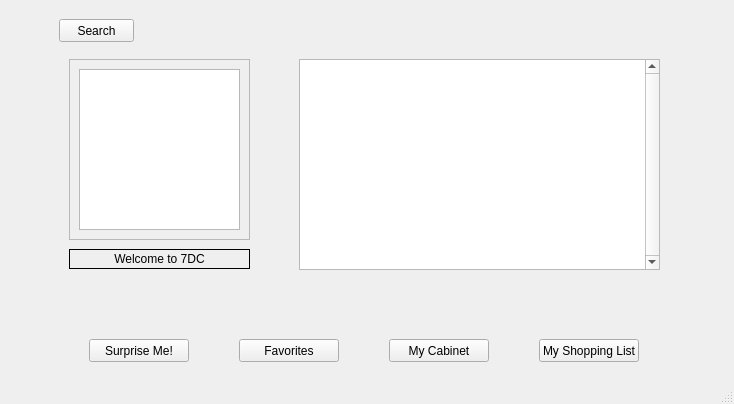
<?xml version="1.0" encoding="UTF-8"?>
<ui version="4.0">
 <class>sevencins</class>
 <widget class="QMainWindow" name="sevencins">
  <property name="geometry">
   <rect>
    <x>0</x>
    <y>0</y>
    <width>734</width>
    <height>404</height>
   </rect>
  </property>
  <property name="windowTitle">
   <string>sevencins</string>
  </property>
  <widget class="QWidget" name="centralwidget">
   <widget class="QStackedWidget" name="main">
    <property name="geometry">
     <rect>
      <x>-1</x>
      <y>-1</y>
      <width>741</width>
      <height>381</height>
     </rect>
    </property>
    <property name="currentIndex">
     <number>0</number>
    </property>
    <widget class="QWidget" name="home">
     <widget class="QPushButton" name="myShoppingList">
      <property name="geometry">
       <rect>
        <x>540</x>
        <y>340</y>
        <width>100</width>
        <height>23</height>
       </rect>
      </property>
      <property name="text">
       <string>My Shopping List</string>
      </property>
     </widget>
     <widget class="QFrame" name="drinkPictureFrame">
      <property name="geometry">
       <rect>
        <x>70</x>
        <y>60</y>
        <width>181</width>
        <height>181</height>
       </rect>
      </property>
      <property name="frameShape">
       <enum>QFrame::StyledPanel</enum>
      </property>
      <property name="frameShadow">
       <enum>QFrame::Sunken</enum>
      </property>
      <widget class="QGraphicsView" name="drinkPicture">
       <property name="geometry">
        <rect>
         <x>10</x>
         <y>10</y>
         <width>161</width>
         <height>161</height>
        </rect>
       </property>
      </widget>
     </widget>
     <widget class="QPushButton" name="randomDrinkButton">
      <property name="geometry">
       <rect>
        <x>90</x>
        <y>340</y>
        <width>100</width>
        <height>23</height>
       </rect>
      </property>
      <property name="toolTip">
       <string>Shows a random drink. Try something new!</string>
      </property>
      <property name="toolTipDuration">
       <number>5</number>
      </property>
      <property name="accessibleDescription">
       <string/>
      </property>
      <property name="text">
       <string>Surprise Me!</string>
      </property>
      <property name="checkable">
       <bool>true</bool>
      </property>
     </widget>
     <widget class="QPushButton" name="searchButton">
      <property name="geometry">
       <rect>
        <x>60</x>
        <y>20</y>
        <width>75</width>
        <height>23</height>
       </rect>
      </property>
      <property name="toolTip">
       <string>Search for a drink or a specific ingredient.</string>
      </property>
      <property name="toolTipDuration">
       <number>5</number>
      </property>
      <property name="accessibleDescription">
       <string/>
      </property>
      <property name="text">
       <string>Search</string>
      </property>
     </widget>
     <widget class="QPushButton" name="showCabinetButton">
      <property name="geometry">
       <rect>
        <x>390</x>
        <y>340</y>
        <width>100</width>
        <height>23</height>
       </rect>
      </property>
      <property name="toolTip">
       <string>Shows what is currently in your cabinet.</string>
      </property>
      <property name="toolTipDuration">
       <number>5</number>
      </property>
      <property name="accessibleDescription">
       <string/>
      </property>
      <property name="text">
       <string>My Cabinet</string>
      </property>
     </widget>
     <widget class="QPushButton" name="showFavoritesButton">
      <property name="geometry">
       <rect>
        <x>240</x>
        <y>340</y>
        <width>100</width>
        <height>23</height>
       </rect>
      </property>
      <property name="toolTip">
       <string>Show your list of favorites.</string>
      </property>
      <property name="toolTipDuration">
       <number>5</number>
      </property>
      <property name="accessibleDescription">
       <string/>
      </property>
      <property name="text">
       <string>Favorites</string>
      </property>
     </widget>
     <widget class="QLabel" name="drinkName">
      <property name="geometry">
       <rect>
        <x>70</x>
        <y>250</y>
        <width>181</width>
        <height>20</height>
       </rect>
      </property>
      <property name="frameShape">
       <enum>QFrame::Box</enum>
      </property>
      <property name="text">
       <string>Welcome to 7DC</string>
      </property>
      <property name="alignment">
       <set>Qt::AlignCenter</set>
      </property>
     </widget>
     <widget class="QTextBrowser" name="drinkInfo">
      <property name="geometry">
       <rect>
        <x>300</x>
        <y>60</y>
        <width>361</width>
        <height>211</height>
       </rect>
      </property>
      <property name="verticalScrollBarPolicy">
       <enum>Qt::ScrollBarAlwaysOn</enum>
      </property>
     </widget>
    </widget>
    <widget class="QWidget" name="resultsPage">
     <widget class="QPushButton" name="return1">
      <property name="geometry">
       <rect>
        <x>20</x>
        <y>20</y>
        <width>75</width>
        <height>23</height>
       </rect>
      </property>
      <property name="text">
       <string>Back</string>
      </property>
     </widget>
    </widget>
    <widget class="QWidget" name="shoppinglist">
     <widget class="QPushButton" name="return2">
      <property name="geometry">
       <rect>
        <x>20</x>
        <y>20</y>
        <width>75</width>
        <height>23</height>
       </rect>
      </property>
      <property name="text">
       <string>Back</string>
      </property>
     </widget>
     <widget class="QTextBrowser" name="theShoppingList">
      <property name="geometry">
       <rect>
        <x>70</x>
        <y>110</y>
        <width>361</width>
        <height>211</height>
       </rect>
      </property>
      <property name="html">
       <string>&lt;!DOCTYPE HTML PUBLIC &quot;-//W3C//DTD HTML 4.0//EN&quot; &quot;http://www.w3.org/TR/REC-html40/strict.dtd&quot;&gt;
&lt;html&gt;&lt;head&gt;&lt;meta name=&quot;qrichtext&quot; content=&quot;1&quot; /&gt;&lt;style type=&quot;text/css&quot;&gt;
p, li { white-space: pre-wrap; }
&lt;/style&gt;&lt;/head&gt;&lt;body style=&quot; font-family:'MS Shell Dlg 2'; font-size:8.25pt; font-weight:400; font-style:normal;&quot;&gt;
&lt;p style=&quot;-qt-paragraph-type:empty; margin-top:0px; margin-bottom:0px; margin-left:0px; margin-right:0px; -qt-block-indent:0; text-indent:0px; font-family:'MS Shell Dlg 2';&quot;&gt;&lt;br /&gt;&lt;/p&gt;&lt;/body&gt;&lt;/html&gt;</string>
      </property>
     </widget>
     <widget class="QLabel" name="label_2">
      <property name="geometry">
       <rect>
        <x>450</x>
        <y>70</y>
        <width>261</width>
        <height>41</height>
       </rect>
      </property>
      <property name="text">
       <string>Double click to add to your list:</string>
      </property>
     </widget>
     <widget class="QListWidget" name="ingredientsList">
      <property name="geometry">
       <rect>
        <x>450</x>
        <y>110</y>
        <width>191</width>
        <height>211</height>
       </rect>
      </property>
     </widget>
     <widget class="QToolButton" name="clearShoppingList">
      <property name="geometry">
       <rect>
        <x>70</x>
        <y>330</y>
        <width>181</width>
        <height>31</height>
       </rect>
      </property>
      <property name="text">
       <string>Clear the list</string>
      </property>
     </widget>
     <widget class="QLabel" name="label">
      <property name="geometry">
       <rect>
        <x>70</x>
        <y>70</y>
        <width>251</width>
        <height>41</height>
       </rect>
      </property>
      <property name="text">
       <string>&lt;!DOCTYPE HTML PUBLIC &quot;-//W3C//DTD HTML 4.0//EN&quot; &quot;http://www.w3.org/TR/REC-html40/strict.dtd&quot;&gt;
&lt;html&gt;&lt;head&gt;&lt;meta name=&quot;qrichtext&quot; content=&quot;1&quot; /&gt;&lt;style type=&quot;text/css&quot;&gt;
p, li { white-space: pre-wrap; }
&lt;/style&gt;&lt;/head&gt;&lt;body style=&quot; font-family:'.SF NS Text'; font-size:13pt; font-weight:400; font-style:normal;&quot;&gt;
&lt;p style=&quot; margin-top:12px; margin-bottom:12px; margin-left:0px; margin-right:0px; -qt-block-indent:0; text-indent:0px;&quot;&gt;&lt;span style=&quot; font-family:'.SF NS Text'; font-size:12pt; font-weight:600; color:#fc02ff;&quot;&gt;Your Shopping List&lt;/span&gt;&lt;/p&gt;&lt;/body&gt;&lt;/html&gt;</string>
      </property>
     </widget>
     <widget class="QToolButton" name="saveIntoTXT">
      <property name="geometry">
       <rect>
        <x>270</x>
        <y>330</y>
        <width>161</width>
        <height>31</height>
       </rect>
      </property>
      <property name="text">
       <string>Save to Desktop</string>
      </property>
     </widget>
     <widget class="QLabel" name="liveUpdate">
      <property name="geometry">
       <rect>
        <x>150</x>
        <y>50</y>
        <width>381</width>
        <height>20</height>
       </rect>
      </property>
      <property name="text">
       <string/>
      </property>
     </widget>
    </widget>
   </widget>
  </widget>
  <widget class="QStatusBar" name="statusbar"/>
 </widget>
 <resources/>
 <connections/>
</ui>
